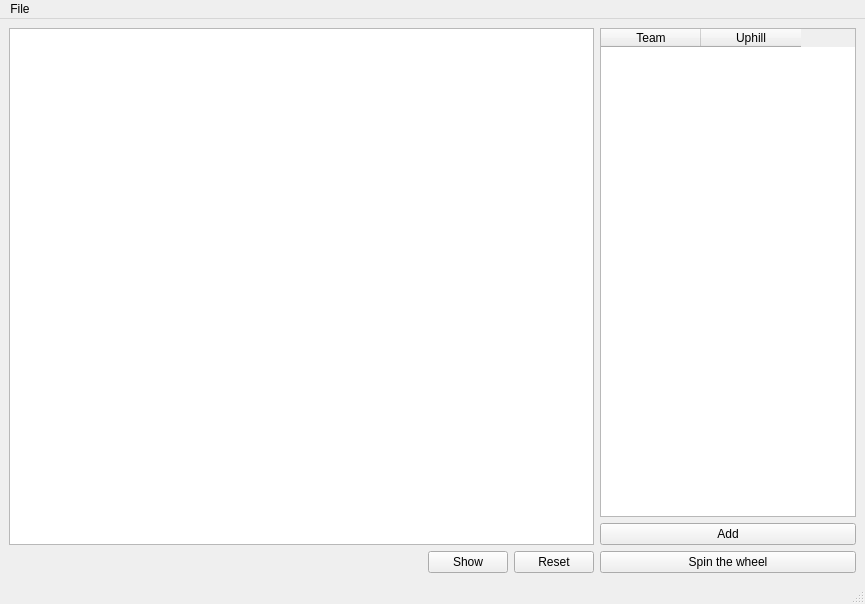
<?xml version="1.0" encoding="UTF-8"?>
<ui version="4.0">
 <class>MainWindow</class>
 <widget class="QMainWindow" name="MainWindow">
  <property name="geometry">
   <rect>
    <x>0</x>
    <y>0</y>
    <width>865</width>
    <height>604</height>
   </rect>
  </property>
  <property name="windowTitle">
   <string>MainWindow</string>
  </property>
  <widget class="QWidget" name="centralwidget">
   <layout class="QHBoxLayout" name="horizontalLayout_2" stretch="1,0">
    <item>
     <layout class="QVBoxLayout" name="verticalLayout_2">
      <item>
       <widget class="QGraphicsView" name="graphicsView">
        <property name="verticalScrollBarPolicy">
         <enum>Qt::ScrollBarPolicy::ScrollBarAlwaysOff</enum>
        </property>
        <property name="horizontalScrollBarPolicy">
         <enum>Qt::ScrollBarPolicy::ScrollBarAlwaysOff</enum>
        </property>
        <property name="interactive">
         <bool>false</bool>
        </property>
       </widget>
      </item>
      <item>
       <layout class="QHBoxLayout" name="horizontalLayout">
        <item>
         <spacer name="horizontalSpacer">
          <property name="orientation">
           <enum>Qt::Orientation::Horizontal</enum>
          </property>
          <property name="sizeHint" stdset="0">
           <size>
            <width>40</width>
            <height>20</height>
           </size>
          </property>
         </spacer>
        </item>
        <item>
         <widget class="QPushButton" name="showPushButton">
          <property name="text">
           <string>Show</string>
          </property>
         </widget>
        </item>
        <item>
         <widget class="QPushButton" name="resetPushButton">
          <property name="text">
           <string>Reset</string>
          </property>
         </widget>
        </item>
       </layout>
      </item>
     </layout>
    </item>
    <item>
     <layout class="QVBoxLayout" name="verticalLayout">
      <item>
       <widget class="QTableWidget" name="tableWidget">
        <column>
         <property name="text">
          <string>Team</string>
         </property>
        </column>
        <column>
         <property name="text">
          <string>Uphill</string>
         </property>
        </column>
       </widget>
      </item>
      <item>
       <widget class="QPushButton" name="addPushButton">
        <property name="text">
         <string>Add</string>
        </property>
       </widget>
      </item>
      <item>
       <widget class="QPushButton" name="spinPushButton">
        <property name="text">
         <string>Spin the wheel</string>
        </property>
       </widget>
      </item>
     </layout>
    </item>
   </layout>
  </widget>
  <widget class="QMenuBar" name="menubar">
   <property name="geometry">
    <rect>
     <x>0</x>
     <y>0</y>
     <width>865</width>
     <height>26</height>
    </rect>
   </property>
   <widget class="QMenu" name="menuFile">
    <property name="title">
     <string>File</string>
    </property>
    <addaction name="actionOpen"/>
    <addaction name="separator"/>
    <addaction name="actionExit"/>
   </widget>
   <addaction name="menuFile"/>
  </widget>
  <widget class="QStatusBar" name="statusbar"/>
  <action name="actionOpen">
   <property name="text">
    <string>Open...</string>
   </property>
  </action>
  <action name="actionExit">
   <property name="text">
    <string>Exit</string>
   </property>
  </action>
 </widget>
 <resources/>
 <connections/>
</ui>
